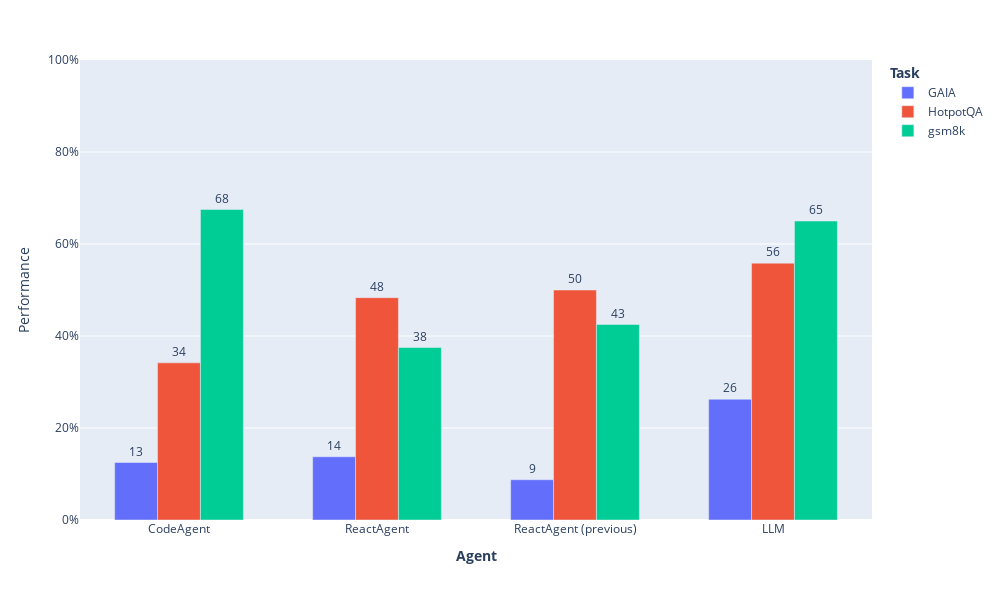

Source (notebook cell):
### Code cell
import plotly.express as px

aggregate = (
    result_df.groupby(["agent_name", "task"])[["aggregate_score"]].mean().reset_index()
)
aggregate["agent_name"] = aggregate["agent_name"].map(
    {
        "vanilla_llm": "LLM",
        "react": "ReactAgent",
        "code": "CodeAgent",
        "react_prev": "ReactAgent (previous)",
    }
)
fig = px.bar(
    aggregate,
    x="agent_name",
    y="aggregate_score",
    color="task",
    labels={
        "agent_name": "<b>Agent</b>",
        "task": "<b>Task</b>",
        "aggregate_score": "Performance",
        "eval_score_GPT4": "<b>Score</b>",
    },
)
fig.update_layout(
    width=len(aggregate["agent_name"].unique()) * 200 + 200,
    height=600,
    barmode="group",
    bargap=0.35,
    bargroupgap=0.0,
    yaxis_range=[0, 100],
)
fig.update_traces(texttemplate="%{y:.0f}", textposition="outside")
fig.layout.yaxis.ticksuffix = "%"
fig.show()

### Figure 1 — Plotly figure (JSON) as saved in the notebook; plotly's stock layout.template omitted (floating-point values rounded to 4 significant figures)
{"data": [{"alignmentgroup": "True", "hovertemplate": "<b>Task</b>=GAIA<br><b>Agent</b>=%{x}<br>Performance=%{y}<extra></extra>", "legendgroup": "GAIA", "marker": {"color": "#636efa", "pattern": {"shape": ""}}, "name": "GAIA", "offsetgroup": "GAIA", "orientation": "v", "showlegend": true, "textposition": "outside", "texttemplate": "%{y:.0f}", "type": "bar", "x": ["CodeAgent", "ReactAgent", "ReactAgent (previous)", "LLM"], "xaxis": "x", "y": [12.5, 13.75, 8.75, 26.25], "yaxis": "y"}, {"alignmentgroup": "True", "hovertemplate": "<b>Task</b>=HotpotQA<br><b>Agent</b>=%{x}<br>Performance=%{y}<extra></extra>", "legendgroup": "HotpotQA", "marker": {"color": "#EF553B", "pattern": {"shape": ""}}, "name": "HotpotQA", "offsetgroup": "HotpotQA", "orientation": "v", "showlegend": true, "textposition": "outside", "texttemplate": "%{y:.0f}", "type": "bar", "x": ["CodeAgent", "ReactAgent", "ReactAgent (previous)", "LLM"], "xaxis": "x", "y": [34.17, 48.33, 50, 55.83], "yaxis": "y"}, {"alignmentgroup": "True", "hovertemplate": "<b>Task</b>=gsm8k<br><b>Agent</b>=%{x}<br>Performance=%{y}<extra></extra>", "legendgroup": "gsm8k", "marker": {"color": "#00cc96", "pattern": {"shape": ""}}, "name": "gsm8k", "offsetgroup": "gsm8k", "orientation": "v", "showlegend": true, "textposition": "outside", "texttemplate": "%{y:.0f}", "type": "bar", "x": ["CodeAgent", "ReactAgent", "ReactAgent (previous)", "LLM"], "xaxis": "x", "y": [67.5, 37.5, 42.5, 65], "yaxis": "y"}], "layout": {"bargap": 0.35, "bargroupgap": 0, "barmode": "group", "height": 600, "legend": {"title": {"text": "<b>Task</b>"}, "tracegroupgap": 0}, "margin": {"t": 60}, "width": 1000, "xaxis": {"anchor": "y", "domain": [0, 1], "title": {"text": "<b>Agent</b>"}}, "yaxis": {"anchor": "x", "domain": [0, 1], "range": [0, 100], "ticksuffix": "%", "title": {"text": "Performance"}}}}
